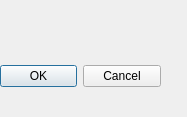
<?xml version="1.0" encoding="UTF-8"?>
<ui version="4.0">
 <class>ConnectDlg</class>
 <widget class="QDialog" name="ConnectDlg">
  <property name="geometry">
   <rect>
    <x>0</x>
    <y>0</y>
    <width>187</width>
    <height>117</height>
   </rect>
  </property>
  <property name="windowTitle">
   <string>Dialog</string>
  </property>
  <widget class="QDialogButtonBox" name="buttonBox">
   <property name="geometry">
    <rect>
     <x>0</x>
     <y>60</y>
     <width>161</width>
     <height>32</height>
    </rect>
   </property>
   <property name="orientation">
    <enum>Qt::Horizontal</enum>
   </property>
   <property name="standardButtons">
    <set>QDialogButtonBox::Cancel|QDialogButtonBox::Ok</set>
   </property>
  </widget>
 </widget>
 <resources/>
 <connections>
  <connection>
   <sender>buttonBox</sender>
   <signal>accepted()</signal>
   <receiver>ConnectDlg</receiver>
   <slot>accept()</slot>
   <hints>
    <hint type="sourcelabel">
     <x>248</x>
     <y>254</y>
    </hint>
    <hint type="destinationlabel">
     <x>157</x>
     <y>274</y>
    </hint>
   </hints>
  </connection>
  <connection>
   <sender>buttonBox</sender>
   <signal>rejected()</signal>
   <receiver>ConnectDlg</receiver>
   <slot>reject()</slot>
   <hints>
    <hint type="sourcelabel">
     <x>316</x>
     <y>260</y>
    </hint>
    <hint type="destinationlabel">
     <x>286</x>
     <y>274</y>
    </hint>
   </hints>
  </connection>
 </connections>
</ui>
